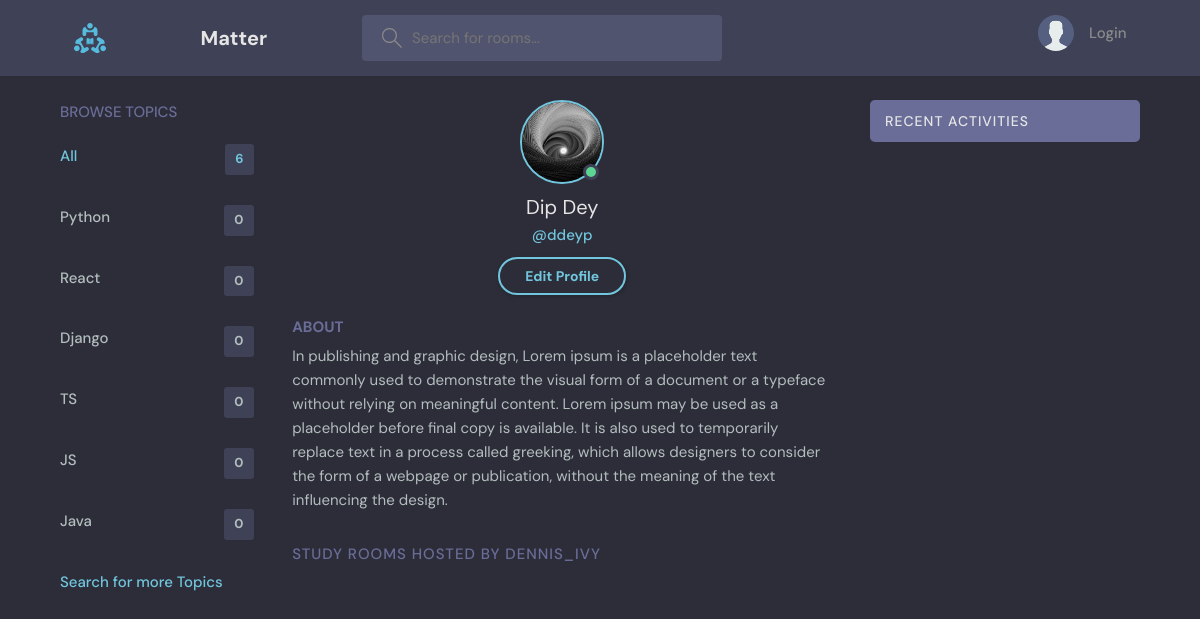
/matter/room-profile/6d888d57-986a-410f-8f61-25869096bba2/, run on the app's committed database.
### rooms/models.py (models this page shows, shortened)
class Topic(models.Model):
    name = models.CharField(max_length=200)

### users/models.py (models this page shows, shortened)
class Profile(models.Model):
    user = models.OneToOneField(User, on_delete = models.CASCADE, null=True, blank= True)
    name = models.CharField(max_length=200, blank=True, null=True)
    username = models.CharField(max_length=200, blank=True, null=True)
    email= models.EmailField(max_length=500, blank=True, null=True)
    location = models.CharField(max_length=200, blank=True, null=True)
    bio = models.TextField(null=True, blank=True)
    short_intro = models.TextField(blank=True, null=True)
    social_twitter = models.CharField(max_length=200, blank=True, null=True)
    social_linkedin = models.CharField(max_length=200, blank=True, null=True)
    social_youtube = models.CharField(max_length=200, blank=True, null=True)
    social_website = models.CharField(max_length=200, blank=True, null=True)
    social_instagram = models.CharField(max_length=200, blank=True, null=True)
    social_github = models.CharField(max_length=200, blank=True, null=True)
    profile_image = models.ImageField(null=True, blank=True, upload_to='profiles/', default = 'profiles/user-default.png')
    id = models.UUIDField(default=uuid.uuid4, unique = True, primary_key=True, editable= False)
    created_at = models.DateTimeField(auto_now_add=True)
    @property
    def imageURL(self):
        try:
            url = self.profile_image.url
        except:
            url = ''
        return url

### rooms/views.py (the view)
# urls.py: path('room-profile/<str:pk>/', views.userProfile, name='room-profile')
def userProfile(request, pk):
    user = Profile.objects.get(id=pk)
    rooms = user.room_set.all()
    room_messages = user.replies_set.all()
    topics = Topic.objects.all()
    context ={'user': user, 'rooms': rooms, 'room_messages': room_messages, 'topics': topics}
    return render(request, 'rooms/profile.html', context)

### rooms/templates/rooms/profile.html (shortened to what this page needs)
{% extends 'main2.html' %}
  {% block content %}
  <main class="profile-page layout layout--3">
    <div class="container">
      {% include 'rooms/topics_components.html' %}
      <div class="roomList">
        <div class="profile">
          <div class="profile__avatar">
            <div class="avatar avatar--large active">
              <img src="{{user.imageURL}}" />
            </div>
          </div>
          <div class="profile__info">
            <h3>{{user.name}}</h3>
            <p>@{{user.username}}</p>
            <a href="{% url 'edit-account' %}" class="btn btn--main btn--pill">Edit Profile</a>
          </div>
          <div class="profile__about">
            <h3>About</h3>
            <p>
              {{user.bio}}
            </p>
          </div>
        </div>
        <div class="roomList__header">
          <div>
            <h2>Study Rooms Hosted by dennis_ivy</a>
            </h2>
          </div>
        </div>
      </div>
      {% include 'rooms/activity_component.html' %}
    </div>
  </main>
{% endblock %}

### rooms/templates/rooms/topics_components.html
 <div class="topics">
    <div class="topics__header">
      <h2>Browse Topics</h2>
    </div>
    <ul class="topics__list">
      <li>
        <a href="{% url 'home' %}" class="active">All <span>{{topics.count}}</span></a>
      </li>
      {% for topic in topics %}
      <li>
        <a href="{% url 'home' %}?q={{topic.name}}">{{topic.name}}<span>{{topic.room_set.all.count}}</span></a>
      </li>
      {% endfor %}
    </ul>
    <a class="btn btn--link">
      Search for more Topics
    </a>
  </div>

### static/styles/style.css (style rules this page uses)
:root { --color-main: #71c6dd; --color-main-light: #e1f6fb; --color-dark: #3f4156; --color-dark-medium: #51546e; --color-dark-light: #696d97; --color-light: #e5e5e5; --color-gray: #8b8b8b; --color-light-gray: #b2bdbd; --color-bg: #2d2d39; --color-success: #5dd693; --color-error: #fc4b0b; }
* { font-family: "DM Sans", -apple-system, BlinkMacSystemFont, "Segoe UI", Roboto, Oxygen, Ubuntu, Cantarell, "Open Sans", "Helvetica Neue", sans-serif; margin: 0; padding: 0; box-sizing: border-box; text-rendering: optimizeLegibility; font-size: inherit; }
html { font-size: 56.25%; }
@media only screen and (min-width: 1200px) { html { font-size: 62.5%; } }
body { line-height: 1.6; font-weight: 400; font-size: 1.5rem; color: var(--color-light-gray); background-color: var(--color-bg); min-height: 100vh; }
img { width: 100%; }
a { display: inline-block; color: var(--color-main); text-decoration: none; }
.container { max-width: 120rem; width: 90%; margin: auto; }
.btn { background-color: transparent; border: none; display: inline-flex; align-items: center; gap: 1rem; cursor: pointer; transition: all ease-in-out 0.3s; padding: 1rem 2rem; border-radius: 5px; box-shadow: 1px 1px 3px 1px rgba(0, 0, 0, 0.15); font-weight: 500; }
.btn--link { border-radius: 0; padding: 0; color: var(--color-main); box-shadow: none; }
.btn--main { background-color: var(--color-main); color: var(--color-dark); }
.btn--pill { border-radius: 10rem; font-size: 1.4rem; font-weight: 700; padding: 6px 2.5rem; color: var(--color-main); background: transparent; border: 2px solid var(--color-main); }
.avatar { position: relative; display: inline-block; border-radius: 50%; border: 2px solid var(--color-main); }
.avatar img { display: block; border-radius: 50%; object-fit: cover; object-position: center; }
.avatar::after { content: ""; display: block; position: absolute; background-color: var(--color-gray); z-index: 111; border-radius: 50%; border: 0.3rem solid var(--color-dark); }
.avatar.active::after { background-color: var(--color-success); }
.avatar.avatar--large img { display: block; width: 8rem; height: 8rem; border-radius: 50%; }
.avatar.avatar--large:after { width: 1rem; height: 1rem; bottom: 2px; right: 3.5px; }
.layout { margin-top: 2.4rem; }
.layout > .container { display: flex; justify-content: space-between; align-items: flex-start; }
.layout--3 > .container > div:first-child { flex-basis: 18%; max-width: 22.5rem; }
.layout--3 > .container > div:nth-child(2) { flex-basis: 50%; }
.topics__header { margin-bottom: 2rem; }
.topics__header h2 { text-transform: uppercase; font-weight: 500; color: var(--color-dark-light); }
.topics__list { list-style: none; }
.topics__list li a { display: flex; justify-content: space-between; margin-bottom: 3rem; font-weight: 500; color: var(--color-light-gray); transition: all 0.3s ease-in-out; }
.topics__list li a.active, .topics__list li a:hover { color: var(--color-main); }
.topics__list li a span { padding: 0.5rem 1rem; background-color: var(--color-dark); border-radius: 3px; font-size: 1.3rem; font-weight: 700; letter-spacing: 1px; }
.roomList__header { display: flex; justify-content: space-between; align-items: center; margin-bottom: 2.4rem; }
.roomList__header h2 { text-transform: uppercase; font-weight: 500; color: var(--color-light); letter-spacing: 1px; }
.profile { margin-bottom: 3rem; }
.profile__avatar { text-align: center; }
.profile__info { text-align: center; }
.profile__info h3 { font-size: 2rem; color: var(--color-light); font-weight: 400; }
.profile__info p { color: var(--color-main); font-weight: 500; margin-bottom: 1rem; }
.profile__about { margin-top: 2rem; }
.profile__about h3 { text-transform: uppercase; color: var(--color-dark-light); margin-bottom: 0.5rem; }
.profile-page .roomList__header { margin-bottom: 1.5rem; }
.profile-page .roomList__header h2 { color: var(--color-dark-light); }

### data on the page
Topic: name "Python", room_set.all.count "0"
Topic: name "React", room_set.all.count "0"
Topic: name "Django", room_set.all.count "0"
Topic: name "TS", room_set.all.count "0"
Topic: name "JS", room_set.all.count "0"
Topic: name "Java", room_set.all.count "0"
Profile: imageURL (picture), name "Dip Dey", username "ddeyp", bio "In publishing and graphic design, Lorem ipsum is a placeholder text commonly used to demonstrate the visual form of a document or a typeface without relying on meaningful content. Lorem ipsum may be used as a placeholder before final copy is available. It is also used to temporarily replace text in a process called greeking, which allows designers to consider the form of a webpage or publication, without the meaning of the text influencing the design."

### other printed values
{{ topics.count }} "6"
